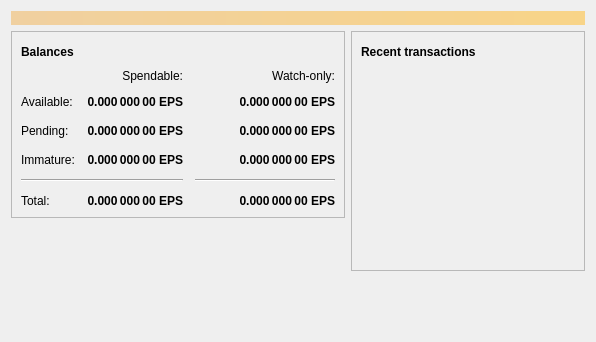
<?xml version="1.0" encoding="UTF-8"?>
<ui version="4.0">
 <class>OverviewPage</class>
 <widget class="QWidget" name="OverviewPage">
  <property name="geometry">
   <rect>
    <x>0</x>
    <y>0</y>
    <width>596</width>
    <height>342</height>
   </rect>
  </property>
  <property name="windowTitle">
   <string>Form</string>
  </property>
  <layout class="QVBoxLayout" name="topLayout">
   <item>
    <widget class="QLabel" name="labelAlerts">
     <property name="visible">
      <bool>false</bool>
     </property>
     <property name="styleSheet">
      <string notr="true">QLabel { background-color: qlineargradient(x1: 0, y1: 0, x2: 1, y2: 0, stop:0 #F0D0A0, stop:1 #F8D488); color:#000000; }</string>
     </property>
     <property name="wordWrap">
      <bool>true</bool>
     </property>
     <property name="margin">
      <number>3</number>
     </property>
     <property name="textInteractionFlags">
      <set>Qt::TextSelectableByMouse</set>
     </property>
    </widget>
   </item>
   <item>
    <layout class="QHBoxLayout" name="horizontalLayout" stretch="1,1">
     <item>
      <layout class="QVBoxLayout" name="verticalLayout_2">
       <item>
        <widget class="QFrame" name="frame">
         <property name="frameShape">
          <enum>QFrame::StyledPanel</enum>
         </property>
         <property name="frameShadow">
          <enum>QFrame::Raised</enum>
         </property>
         <layout class="QVBoxLayout" name="verticalLayout_4">
          <item>
           <layout class="QHBoxLayout" name="horizontalLayout_4">
            <item>
             <widget class="QLabel" name="label_5">
              <property name="font">
               <font>
                <weight>75</weight>
                <bold>true</bold>
               </font>
              </property>
              <property name="text">
               <string>Balances</string>
              </property>
             </widget>
            </item>
            <item>
             <widget class="QPushButton" name="labelWalletStatus">
              <property name="enabled">
               <bool>false</bool>
              </property>
              <property name="maximumSize">
               <size>
                <width>30</width>
                <height>16777215</height>
               </size>
              </property>
              <property name="toolTip">
               <string>The displayed information may be out of date. Your wallet automatically synchronizes with the Epsilon network after a connection is established, but this process has not completed yet.</string>
              </property>
              <property name="text">
               <string/>
              </property>
              <property name="icon">
               <iconset resource="../bitcoin.qrc">
                <normaloff>:/icons/warning</normaloff>
                <disabledoff>:/icons/warning</disabledoff>:/icons/warning</iconset>
              </property>
              <property name="iconSize">
               <size>
                <width>24</width>
                <height>24</height>
               </size>
              </property>
              <property name="flat">
               <bool>true</bool>
              </property>
             </widget>
            </item>
            <item>
             <spacer name="horizontalSpacer_3">
              <property name="orientation">
               <enum>Qt::Horizontal</enum>
              </property>
              <property name="sizeHint" stdset="0">
               <size>
                <width>40</width>
                <height>20</height>
               </size>
              </property>
             </spacer>
            </item>
           </layout>
          </item>
          <item>
           <layout class="QGridLayout" name="gridLayout">
            <property name="spacing">
             <number>12</number>
            </property>
            <item row="2" column="2">
             <widget class="QLabel" name="labelWatchPending">
              <property name="font">
               <font>
                <weight>75</weight>
                <bold>true</bold>
               </font>
              </property>
              <property name="cursor">
               <cursorShape>IBeamCursor</cursorShape>
              </property>
              <property name="toolTip">
               <string>Unconfirmed transactions to watch-only addresses</string>
              </property>
              <property name="text">
               <string notr="true">0.000 000 00 EPS</string>
              </property>
              <property name="alignment">
               <set>Qt::AlignRight|Qt::AlignTrailing|Qt::AlignVCenter</set>
              </property>
              <property name="textInteractionFlags">
               <set>Qt::LinksAccessibleByMouse|Qt::TextSelectableByKeyboard|Qt::TextSelectableByMouse</set>
              </property>
             </widget>
            </item>
            <item row="2" column="1">
             <widget class="QLabel" name="labelUnconfirmed">
              <property name="font">
               <font>
                <weight>75</weight>
                <bold>true</bold>
               </font>
              </property>
              <property name="cursor">
               <cursorShape>IBeamCursor</cursorShape>
              </property>
              <property name="toolTip">
               <string>Total of transactions that have yet to be confirmed, and do not yet count toward the spendable balance</string>
              </property>
              <property name="text">
               <string notr="true">0.000 000 00 EPS</string>
              </property>
              <property name="alignment">
               <set>Qt::AlignRight|Qt::AlignTrailing|Qt::AlignVCenter</set>
              </property>
              <property name="textInteractionFlags">
               <set>Qt::LinksAccessibleByMouse|Qt::TextSelectableByKeyboard|Qt::TextSelectableByMouse</set>
              </property>
             </widget>
            </item>
            <item row="3" column="2">
             <widget class="QLabel" name="labelWatchImmature">
              <property name="font">
               <font>
                <weight>75</weight>
                <bold>true</bold>
               </font>
              </property>
              <property name="cursor">
               <cursorShape>IBeamCursor</cursorShape>
              </property>
              <property name="toolTip">
               <string>Mined balance in watch-only addresses that has not yet matured</string>
              </property>
              <property name="text">
               <string notr="true">0.000 000 00 EPS</string>
              </property>
              <property name="alignment">
               <set>Qt::AlignRight|Qt::AlignTrailing|Qt::AlignVCenter</set>
              </property>
              <property name="textInteractionFlags">
               <set>Qt::LinksAccessibleByMouse|Qt::TextSelectableByKeyboard|Qt::TextSelectableByMouse</set>
              </property>
             </widget>
            </item>
            <item row="4" column="0" colspan="2">
             <widget class="Line" name="line">
              <property name="orientation">
               <enum>Qt::Horizontal</enum>
              </property>
             </widget>
            </item>
            <item row="4" column="2">
             <widget class="Line" name="lineWatchBalance">
              <property name="sizePolicy">
               <sizepolicy hsizetype="Preferred" vsizetype="Fixed">
                <horstretch>0</horstretch>
                <verstretch>0</verstretch>
               </sizepolicy>
              </property>
              <property name="minimumSize">
               <size>
                <width>140</width>
                <height>0</height>
               </size>
              </property>
              <property name="orientation">
               <enum>Qt::Horizontal</enum>
              </property>
             </widget>
            </item>
            <item row="5" column="0">
             <widget class="QLabel" name="labelTotalText">
              <property name="text">
               <string>Total:</string>
              </property>
             </widget>
            </item>
            <item row="3" column="1">
             <widget class="QLabel" name="labelImmature">
              <property name="font">
               <font>
                <weight>75</weight>
                <bold>true</bold>
               </font>
              </property>
              <property name="cursor">
               <cursorShape>IBeamCursor</cursorShape>
              </property>
              <property name="toolTip">
               <string>Mined balance that has not yet matured</string>
              </property>
              <property name="text">
               <string notr="true">0.000 000 00 EPS</string>
              </property>
              <property name="alignment">
               <set>Qt::AlignRight|Qt::AlignTrailing|Qt::AlignVCenter</set>
              </property>
              <property name="textInteractionFlags">
               <set>Qt::LinksAccessibleByMouse|Qt::TextSelectableByKeyboard|Qt::TextSelectableByMouse</set>
              </property>
             </widget>
            </item>
            <item row="2" column="3">
             <spacer name="horizontalSpacer_2">
              <property name="orientation">
               <enum>Qt::Horizontal</enum>
              </property>
              <property name="sizeHint" stdset="0">
               <size>
                <width>40</width>
                <height>20</height>
               </size>
              </property>
             </spacer>
            </item>
            <item row="3" column="0">
             <widget class="QLabel" name="labelImmatureText">
              <property name="text">
               <string>Immature:</string>
              </property>
             </widget>
            </item>
            <item row="5" column="1">
             <widget class="QLabel" name="labelTotal">
              <property name="font">
               <font>
                <weight>75</weight>
                <bold>true</bold>
               </font>
              </property>
              <property name="cursor">
               <cursorShape>IBeamCursor</cursorShape>
              </property>
              <property name="toolTip">
               <string>Your current total balance</string>
              </property>
              <property name="text">
               <string notr="true">0.000 000 00 EPS</string>
              </property>
              <property name="alignment">
               <set>Qt::AlignRight|Qt::AlignTrailing|Qt::AlignVCenter</set>
              </property>
              <property name="textInteractionFlags">
               <set>Qt::LinksAccessibleByMouse|Qt::TextSelectableByKeyboard|Qt::TextSelectableByMouse</set>
              </property>
             </widget>
            </item>
            <item row="5" column="2">
             <widget class="QLabel" name="labelWatchTotal">
              <property name="font">
               <font>
                <weight>75</weight>
                <bold>true</bold>
               </font>
              </property>
              <property name="cursor">
               <cursorShape>IBeamCursor</cursorShape>
              </property>
              <property name="toolTip">
               <string>Current total balance in watch-only addresses</string>
              </property>
              <property name="text">
               <string notr="true">0.000 000 00 EPS</string>
              </property>
              <property name="alignment">
               <set>Qt::AlignRight|Qt::AlignTrailing|Qt::AlignVCenter</set>
              </property>
              <property name="textInteractionFlags">
               <set>Qt::LinksAccessibleByMouse|Qt::TextSelectableByKeyboard|Qt::TextSelectableByMouse</set>
              </property>
             </widget>
            </item>
            <item row="0" column="2">
             <widget class="QLabel" name="labelWatchonly">
              <property name="text">
               <string>Watch-only:</string>
              </property>
              <property name="alignment">
               <set>Qt::AlignRight|Qt::AlignTrailing|Qt::AlignVCenter</set>
              </property>
             </widget>
            </item>
            <item row="1" column="0">
             <widget class="QLabel" name="labelBalanceText">
              <property name="text">
               <string>Available:</string>
              </property>
             </widget>
            </item>
            <item row="1" column="1">
             <widget class="QLabel" name="labelBalance">
              <property name="font">
               <font>
                <weight>75</weight>
                <bold>true</bold>
               </font>
              </property>
              <property name="cursor">
               <cursorShape>IBeamCursor</cursorShape>
              </property>
              <property name="toolTip">
               <string>Your current spendable balance</string>
              </property>
              <property name="text">
               <string notr="true">0.000 000 00 EPS</string>
              </property>
              <property name="alignment">
               <set>Qt::AlignRight|Qt::AlignTrailing|Qt::AlignVCenter</set>
              </property>
              <property name="textInteractionFlags">
               <set>Qt::LinksAccessibleByMouse|Qt::TextSelectableByKeyboard|Qt::TextSelectableByMouse</set>
              </property>
             </widget>
            </item>
            <item row="1" column="2">
             <widget class="QLabel" name="labelWatchAvailable">
              <property name="font">
               <font>
                <weight>75</weight>
                <bold>true</bold>
               </font>
              </property>
              <property name="cursor">
               <cursorShape>IBeamCursor</cursorShape>
              </property>
              <property name="toolTip">
               <string>Your current balance in watch-only addresses</string>
              </property>
              <property name="text">
               <string notr="true">0.000 000 00 EPS</string>
              </property>
              <property name="alignment">
               <set>Qt::AlignRight|Qt::AlignTrailing|Qt::AlignVCenter</set>
              </property>
              <property name="textInteractionFlags">
               <set>Qt::LinksAccessibleByMouse|Qt::TextSelectableByKeyboard|Qt::TextSelectableByMouse</set>
              </property>
             </widget>
            </item>
            <item row="2" column="0">
             <widget class="QLabel" name="labelPendingText">
              <property name="text">
               <string>Pending:</string>
              </property>
             </widget>
            </item>
            <item row="0" column="1">
             <widget class="QLabel" name="labelSpendable">
              <property name="text">
               <string>Spendable:</string>
              </property>
              <property name="alignment">
               <set>Qt::AlignRight|Qt::AlignTrailing|Qt::AlignVCenter</set>
              </property>
             </widget>
            </item>
           </layout>
          </item>
         </layout>
        </widget>
       </item>
       <item>
        <spacer name="verticalSpacer">
         <property name="orientation">
          <enum>Qt::Vertical</enum>
         </property>
         <property name="sizeHint" stdset="0">
          <size>
           <width>20</width>
           <height>40</height>
          </size>
         </property>
        </spacer>
       </item>
      </layout>
     </item>
     <item>
      <layout class="QVBoxLayout" name="verticalLayout_3">
       <item>
        <widget class="QFrame" name="frame_2">
         <property name="frameShape">
          <enum>QFrame::StyledPanel</enum>
         </property>
         <property name="frameShadow">
          <enum>QFrame::Raised</enum>
         </property>
         <layout class="QVBoxLayout" name="verticalLayout">
          <item>
           <layout class="QHBoxLayout" name="horizontalLayout_2">
            <item>
             <widget class="QLabel" name="label_4">
              <property name="font">
               <font>
                <weight>75</weight>
                <bold>true</bold>
               </font>
              </property>
              <property name="text">
               <string>Recent transactions</string>
              </property>
             </widget>
            </item>
            <item>
             <widget class="QPushButton" name="labelTransactionsStatus">
              <property name="enabled">
               <bool>false</bool>
              </property>
              <property name="maximumSize">
               <size>
                <width>30</width>
                <height>16777215</height>
               </size>
              </property>
              <property name="toolTip">
               <string>The displayed information may be out of date. Your wallet automatically synchronizes with the Epsilon network after a connection is established, but this process has not completed yet.</string>
              </property>
              <property name="text">
               <string/>
              </property>
              <property name="icon">
               <iconset resource="../bitcoin.qrc">
                <normaloff>:/icons/warning</normaloff>
                <disabledoff>:/icons/warning</disabledoff>:/icons/warning</iconset>
              </property>
              <property name="iconSize">
               <size>
                <width>24</width>
                <height>24</height>
               </size>
              </property>
              <property name="flat">
               <bool>true</bool>
              </property>
             </widget>
            </item>
            <item>
             <spacer name="horizontalSpacer">
              <property name="orientation">
               <enum>Qt::Horizontal</enum>
              </property>
              <property name="sizeHint" stdset="0">
               <size>
                <width>40</width>
                <height>20</height>
               </size>
              </property>
             </spacer>
            </item>
           </layout>
          </item>
          <item>
           <widget class="QListView" name="listTransactions">
            <property name="styleSheet">
             <string notr="true">QListView { background: transparent; }</string>
            </property>
            <property name="frameShape">
             <enum>QFrame::NoFrame</enum>
            </property>
            <property name="verticalScrollBarPolicy">
             <enum>Qt::ScrollBarAlwaysOff</enum>
            </property>
            <property name="horizontalScrollBarPolicy">
             <enum>Qt::ScrollBarAlwaysOff</enum>
            </property>
            <property name="selectionMode">
             <enum>QAbstractItemView::NoSelection</enum>
            </property>
           </widget>
          </item>
         </layout>
        </widget>
       </item>
       <item>
        <spacer name="verticalSpacer_2">
         <property name="orientation">
          <enum>Qt::Vertical</enum>
         </property>
         <property name="sizeHint" stdset="0">
          <size>
           <width>20</width>
           <height>40</height>
          </size>
         </property>
        </spacer>
       </item>
      </layout>
     </item>
    </layout>
   </item>
  </layout>
 </widget>
 <resources/>
 <connections/>
</ui>
